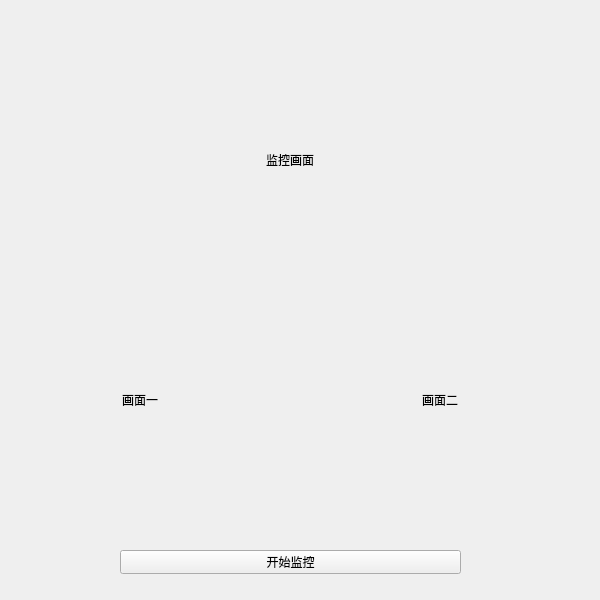
<?xml version="1.0" encoding="UTF-8"?>
<ui version="4.0">
 <class>Form</class>
 <widget class="QWidget" name="Form">
  <property name="windowModality">
   <enum>Qt::ApplicationModal</enum>
  </property>
  <property name="geometry">
   <rect>
    <x>0</x>
    <y>0</y>
    <width>600</width>
    <height>600</height>
   </rect>
  </property>
  <property name="windowTitle">
   <string>头盔检测系统</string>
  </property>
  <widget class="QLabel" name="label">
   <property name="geometry">
    <rect>
     <x>140</x>
     <y>10</y>
     <width>300</width>
     <height>300</height>
    </rect>
   </property>
   <property name="text">
    <string>监控画面</string>
   </property>
   <property name="alignment">
    <set>Qt::AlignCenter</set>
   </property>
   <property name="textInteractionFlags">
    <set>Qt::TextBrowserInteraction</set>
   </property>
  </widget>
  <widget class="QLabel" name="label_2">
   <property name="geometry">
    <rect>
     <x>30</x>
     <y>310</y>
     <width>220</width>
     <height>180</height>
    </rect>
   </property>
   <property name="text">
    <string>画面一</string>
   </property>
   <property name="alignment">
    <set>Qt::AlignCenter</set>
   </property>
  </widget>
  <widget class="QLabel" name="label_3">
   <property name="geometry">
    <rect>
     <x>330</x>
     <y>310</y>
     <width>220</width>
     <height>180</height>
    </rect>
   </property>
   <property name="text">
    <string>画面二</string>
   </property>
   <property name="alignment">
    <set>Qt::AlignCenter</set>
   </property>
  </widget>
  <widget class="QPushButton" name="pushButton">
   <property name="geometry">
    <rect>
     <x>120</x>
     <y>550</y>
     <width>341</width>
     <height>24</height>
    </rect>
   </property>
   <property name="text">
    <string>开始监控</string>
   </property>
  </widget>
 </widget>
 <resources/>
 <connections/>
</ui>
